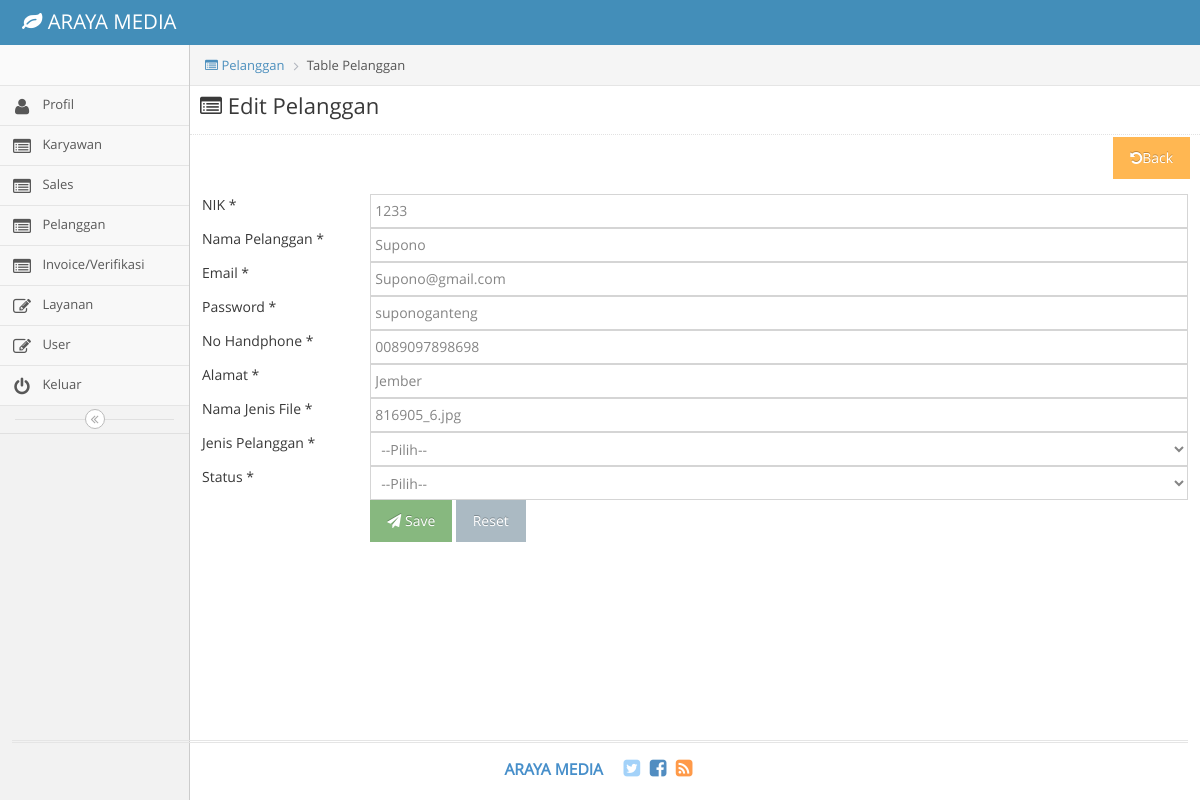
The app's page /index.php/pelanggan_admin/edit/1, older data.
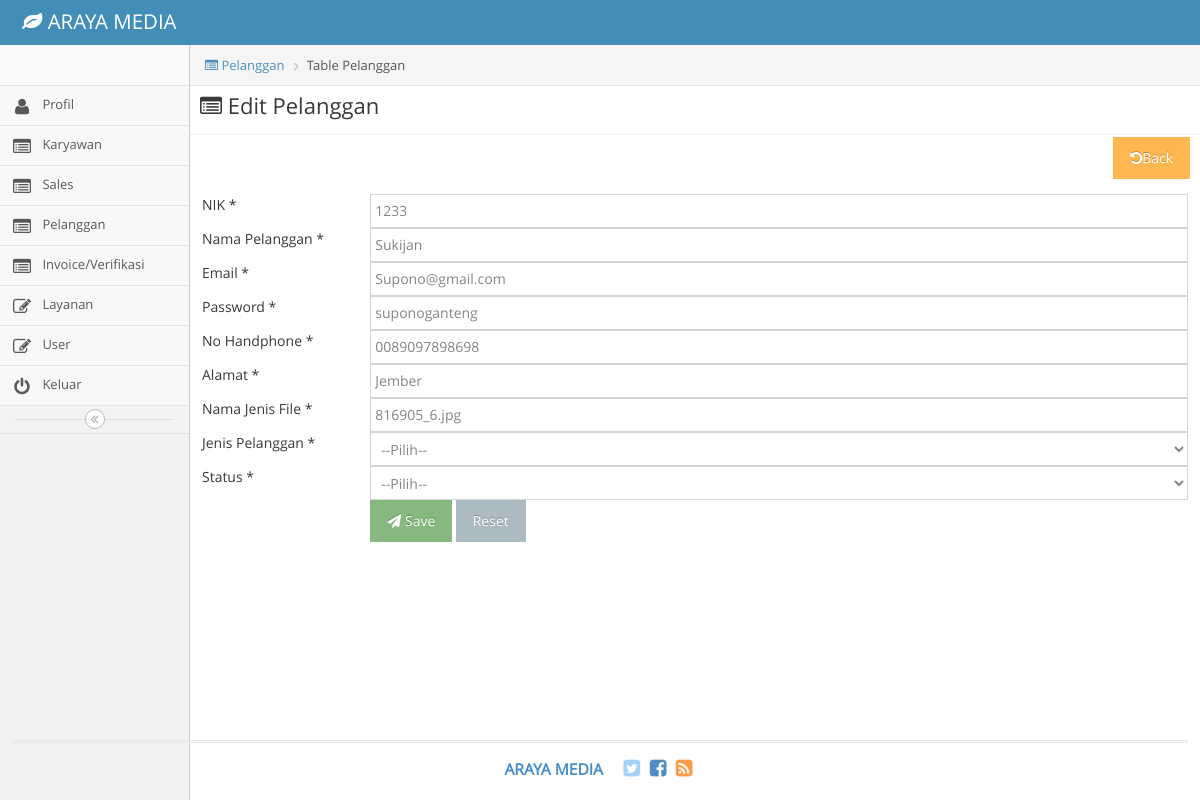
The same page, newer data.
### tables this page shows
CREATE TABLE `customer` (
  `id_Customer` int(11) NOT NULL,
  `id_Karyawan` int(11) DEFAULT NULL,
  `id_user` int(11) NOT NULL,
  `nama` varchar(45) DEFAULT NULL,
  `Email` varchar(45) DEFAULT NULL,
  `NoHp` varchar(45) DEFAULT NULL,
  `Password` varchar(45) DEFAULT NULL,
  `NIK` int(20) DEFAULT NULL,
  `Nama_JenisFile` text DEFAULT NULL,
  `Alamat` varchar(45) DEFAULT NULL,
  `Jenis_Pelanggan` varchar(45) DEFAULT NULL,
  `Status` varchar(45) DEFAULT NULL
);

### application/controllers/pelanggan_admin.php (called while the page is built, shortened)
<?php
class Pelanggan_admin extends CI_Controller {
		public function edit()
	{
		$id=$this->uri->segment(3);
		$datapelanggan=$this->db->get_where("customer",array("id_Customer"=>$id))->row();
		$data = array(
			'form' => 'editpelanggan_admin',
			'customer' => $datapelanggan
		);
		$this->load->view('editpelanggan_admin',$data);
	}
}

### index.php (called while the page is built, shortened)
<?php
require_once BASEPATH.'core/CodeIgniter.php';

### application/views/editpelanggan_admin.php (the view, shortened to what the changed rows need)
<!DOCTYPE html>
<html lang="en">
	<head>
		<link rel="stylesheet" href="<?php echo base_url()?>assets/css/bootstrap.min.css" />
		<link rel="stylesheet" href="<?php echo base_url()?>assets/font-awesome/4.5.0/css/font-awesome.min.css" />
		<link rel="stylesheet" href="<?php echo base_url()?>assets/css/ace.min.css" class="ace-main-stylesheet" id="main-ace-style" />
		<link rel="stylesheet" href="<?php echo base_url()?>assets/css/ace-skins.min.css" />
		<link rel="stylesheet" href="<?php echo base_url()?>assets/css/ace-rtl.min.css" />
	</head>
	<body class="no-skin">
		<div class="main-container ace-save-state" id="main-container">
			<div class="main-content">
				<div class="main-content-inner">
<div class="main-content-inner">
	<section class="wrapper">
		<table class="table table-striped table-advance table-hover">
                 <div class="form">
                  <form class="form-validate form-horizontal" id="feedback_form" method="post" action="<?php echo base_url()."index.php/pelanggan_admin/update"?>">
                    <div class="form-group">
                      <div class="col-lg-10">
                        <input class="form-control" id="Username" name="NIK" type="text" value="<?php echo $customer->NIK ?>" required />
                      </div>
                    </div>
                       <div class="form-group ">
                      <div class="col-lg-10">
                        <input class="form-control" id="Username" name="nama" type="text" value="<?php echo $customer->nama ?>" required />
                      </div>
                         <div class="form-group ">
                      <div class="col-lg-10">
                        <input class="form-control" id="Username" name="Email" type="text" value="<?php echo $customer->Email ?>" required />
                      </div>
                         <div class="form-group ">
                      <div class="col-lg-10">
                        <input class="form-control" id="Username" name="Password" type="text" value="<?php echo $customer->Password ?>" required />
                      </div>
                         <div class="form-group ">
                      <div class="col-lg-10">
                        <input class="form-control" id="Username" name="NoHp" type="text" value="<?php echo $customer->NoHp ?>" required />
                      </div>
                    </div>
                     <div class="form-group">
                      <div class="col-lg-10">
                        <input class="form-control" id="Username" name="Alamat" type="text" value="<?php echo $customer->Alamat ?>" required />
                      </div>
                    </div>
                    <div class="form-group">
                      <div class="col-lg-10">
                        <input class="form-control" id="Username" name="Nama_JenisFile" type="text" value="<?php echo $customer->Nama_JenisFile ?>" required />
                      </div>
                    </div>
                  </form>
                </div>
            </table>
	</section>
</div>
											</div>
										</div>
									</div>
	</body>
</html>

Row changes from the older to the newer data that the page shows:
changed customer "Supono@gmail.com": nama "Supono" → "Sukijan"
